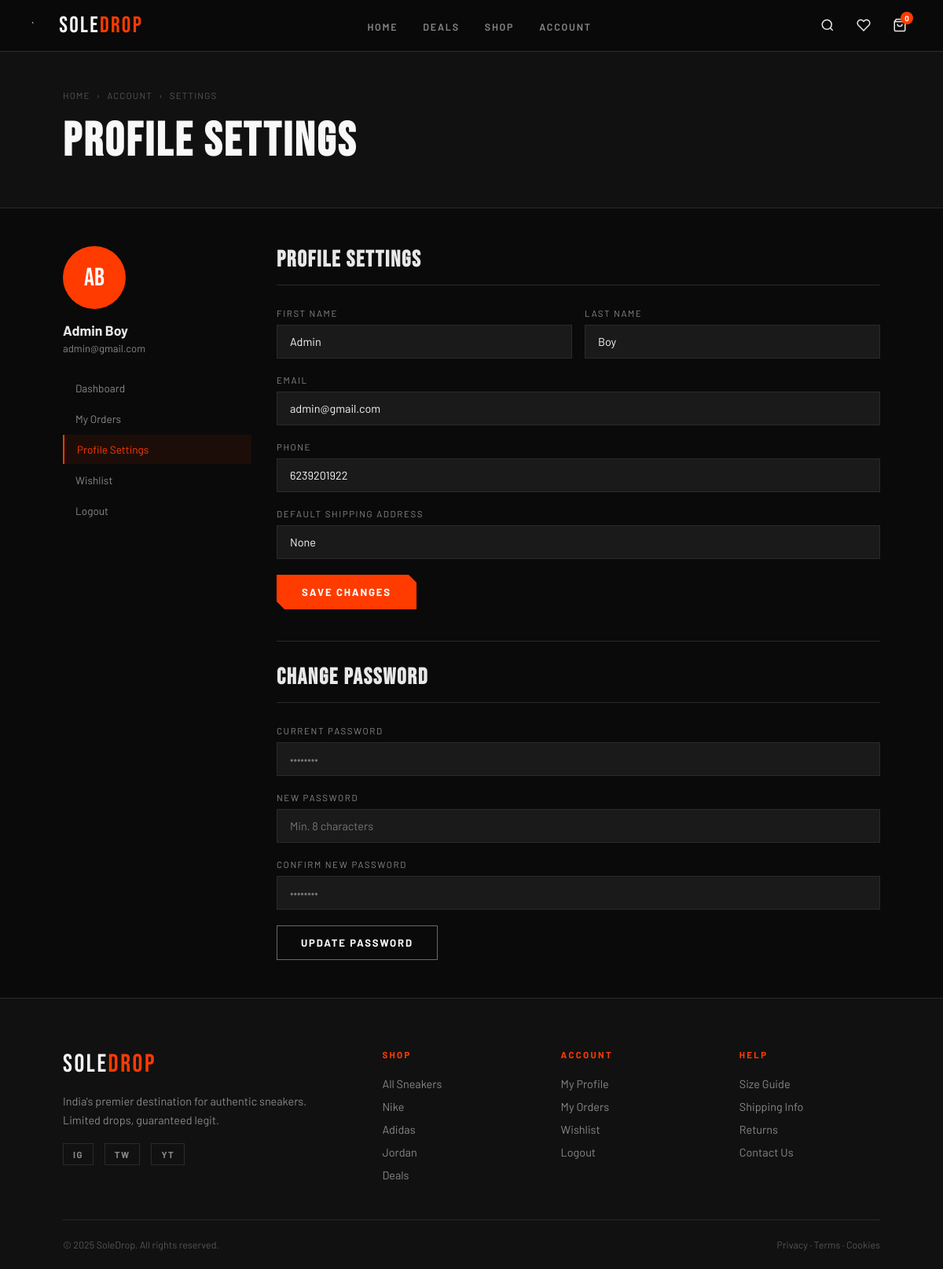
The app's page /profile/edit/ (signed in) with its own data.
### accounts/models.py (models this page shows, shortened)
class CustomUser(AbstractUser):
    email = models.EmailField(unique=True)
    first_name = models.CharField(max_length=30)
    last_name = models.CharField(max_length=30)
    phone_number = models.CharField(max_length=15, blank=True, null=True)
    password1 = models.CharField(max_length=128)
    password2 = models.CharField(max_length=128)
    wishlist = models.ManyToManyField('products.Product', blank=True, related_name='wishlisted_by')
    username = None
    USERNAME_FIELD = 'email'
    REQUIRED_FIELDS = []
    objects = CustomUserManager()

### accounts/views.py (the view)
# urls.py: path('profile/edit/', views.profile_edit, name='profile_edit'),  # Placeholder for profile edit view
def profile_edit(request):
    return render(request, 'profile_edit.html')

### templates/profile_edit.html (shortened to what this page needs)
{% extends "base.html" %}
{% load static %}
{% block content %}
<div class="page-hero">
  <div class="breadcrumb"><a href="{% url 'products:home' %}">Home</a><span>›</span><a href="{% url 'accounts:profile' %}">Account</a><span>›</span><span>Settings</span></div>
  <h1 class="page-hero-title">Profile Settings</h1>
</div>
<div class="profile-layout">
  <aside>
    <div class="profile-avatar">{{ user.first_name.0|upper }}{{ user.last_name.0|upper }}</div>
    <p class="profile-name">{{ user.get_full_name|default:user.username }}</p>
    <p class="profile-email">{{ user.email }}</p>
    <ul class="profile-nav">
      <li><a href="{% url 'accounts:profile' %}">Dashboard</a></li>
      <li><a href="{% url 'orders:order_list' %}">My Orders</a></li>
      <li><a href="{% url 'accounts:profile_edit' %}" class="active">Profile Settings</a></li>
      <li><a href="{% url 'accounts:wishlist' %}">Wishlist</a></li>
      <li><form action="{% url 'accounts:logout' %}" method="POST" style="display:inline">{% csrf_token %}<button type="submit">Logout</button></form></li>
    </ul>
  </aside>
  <div>
    <div class="profile-section active">
      <h2>Profile Settings</h2>
      <form action="{% url 'accounts:profile_edit' %}" method="POST">
        <div class="form-row">
          <div class="form-group">
            <label>First Name</label>
            <input type="text" name="first_name" value="{{ form.first_name.value|default:request.user.first_name }}" placeholder="Rahul" required/>
          </div>
          <div class="form-group">
            <label>Last Name</label>
            <input type="text" name="last_name" value="{{ form.last_name.value|default:request.user.last_name }}" placeholder="Sharma" required/>
          </div>
        </div>
        <div class="form-group">
          <label>Email</label>
          <input type="email" name="email" value="{{ form.email.value|default:request.user.email }}" required/>
        </div>
        <div class="form-group">
          <label>Phone</label>
          <input type="tel" name="phone" value="{{ form.phone.value|default:request.user.phone_number }}" placeholder="+91 98765 43210"/>
        </div>
        <div class="form-group">
          <label>Default Shipping Address</label>
          <input type="text" name="address" value="{{ form.address.value|default:request.user.addresses.first }}" placeholder="123 MG Road, Bangalore, 560001"/>
        </div>
        <button type="submit" class="btn-primary">Save Changes</button>
      </form>
      <div style="margin-top:40px;padding-top:28px;border-top:1px solid var(--border)">
        <h2>Change Password</h2>
        <form action="{% url 'accounts:change_password' %}" method="POST">
          <div class="form-group">
            <label>Current Password</label>
            <input type="password" name="old_password" placeholder="••••••••" required/>
          </div>
          <div class="form-group">
            <label>New Password</label>
            <input type="password" name="new_password1" placeholder="Min. 8 characters" required/>
          </div>
          <div class="form-group">
            <label>Confirm New Password</label>
            <input type="password" name="new_password2" placeholder="••••••••" required/>
          </div>
          <button type="submit" class="btn-outline">Update Password</button>
        </form>
      </div>
    </div>
  </div>
</div>
{% endblock %}

### static/css/main.css (style rules this page uses)
*, *::before, *::after { box-sizing: border-box; margin: 0; padding: 0; }
:root { --black: #0A0A0A; --off-black: #111; --dark: #1A1A1A; --gray: #2A2A2A; --mid: #555; --light: #888; --border: #2A2A2A; --white: #F8F8F8; --accent: #FF3B00; --accent2: #FFD600; --green: #00E676; --text: #E8E8E8; }
html { scroll-behavior: smooth; }
body { font-family: 'Barlow', sans-serif; background: var(--black); color: var(--text); overflow-x: hidden; }
a { text-decoration: none; color: inherit; }
button { font-family: inherit; }
.btn-primary { display: inline-block; background: var(--accent); color: #fff; border: none; padding: 14px 32px; cursor: pointer; font-family: 'Barlow', sans-serif; font-size: .82rem; font-weight: 700; letter-spacing: .14em; text-transform: uppercase; transition: all .2s; clip-path: polygon(0 0, calc(100% - 10px) 0, 100% 10px, 100% 100%, 10px 100%, 0 calc(100% - 10px)); }
.btn-outline { display: inline-block; background: transparent; color: var(--white); border: 1px solid rgba(248,248,248,.4); padding: 13px 30px; cursor: pointer; font-family: 'Barlow', sans-serif; font-size: .82rem; font-weight: 700; letter-spacing: .14em; text-transform: uppercase; transition: all .2s; }
.page-hero { background: var(--off-black); border-bottom: 1px solid var(--border); padding: 48px 80px; }
.breadcrumb { font-size: .72rem; letter-spacing: .1em; text-transform: uppercase; color: var(--mid); margin-bottom: 16px; display: flex; gap: 8px; }
.breadcrumb a { color: var(--mid); transition: color .2s; }
.page-hero-title { font-family: 'Bebas Neue', sans-serif; font-size: clamp(2.5rem, 5vw, 4rem); color: var(--white); letter-spacing: .05em; }
.form-group { margin-bottom: 20px; }
.form-group label { display: block; font-size: .72rem; letter-spacing: .14em; text-transform: uppercase; color: var(--light); margin-bottom: 8px; }
.form-group input, .form-group textarea { width: 100%; background: var(--dark); border: 1px solid var(--border); color: var(--white); padding: 12px 16px; font-family: inherit; font-size: .9rem; outline: none; transition: border-color .2s; }
.form-row { display: grid; grid-template-columns: 1fr 1fr; gap: 16px; }
.profile-layout { display: grid; grid-template-columns: 240px 1fr; gap: 32px; padding: 48px 80px; max-width: 1200px; margin: 0 auto; }
.profile-avatar { width: 80px; height: 80px; border-radius: 50%; background: var(--accent); display: flex; align-items: center; justify-content: center; font-family: 'Bebas Neue', sans-serif; font-size: 2rem; color: #fff; margin-bottom: 16px; }
.profile-name { font-size: 1.1rem; font-weight: 700; margin-bottom: 4px; }
.profile-email { font-size: .82rem; color: var(--light); margin-bottom: 24px; }
.profile-nav { list-style: none; display: flex; flex-direction: column; gap: 2px; }
.profile-nav li a, .profile-nav li button { display: block; padding: 10px 16px; font-size: .85rem; color: var(--light); background: none; border: none; width: 100%; text-align: left; cursor: pointer; transition: all .2s; font-family: 'Barlow', sans-serif; }
.profile-nav li a.active { color: var(--accent); background: rgba(255,59,0,.08); border-left: 2px solid var(--accent); }
.profile-section { display: none; }
.profile-section.active { display: block; }
.profile-section h2 { font-family: 'Bebas Neue', sans-serif; font-size: 1.8rem; letter-spacing: .06em; margin-bottom: 28px; padding-bottom: 14px; border-bottom: 1px solid var(--border); }

### records on screen
CustomUser: first_name.0 "A", last_name.0 "B", get_full_name "Admin Boy", email "admin@gmail.com", first_name "Admin", last_name "Boy", phone "6239201922", address "None"

### other values on screen
{{ cart_count|default:0 }} "0"
